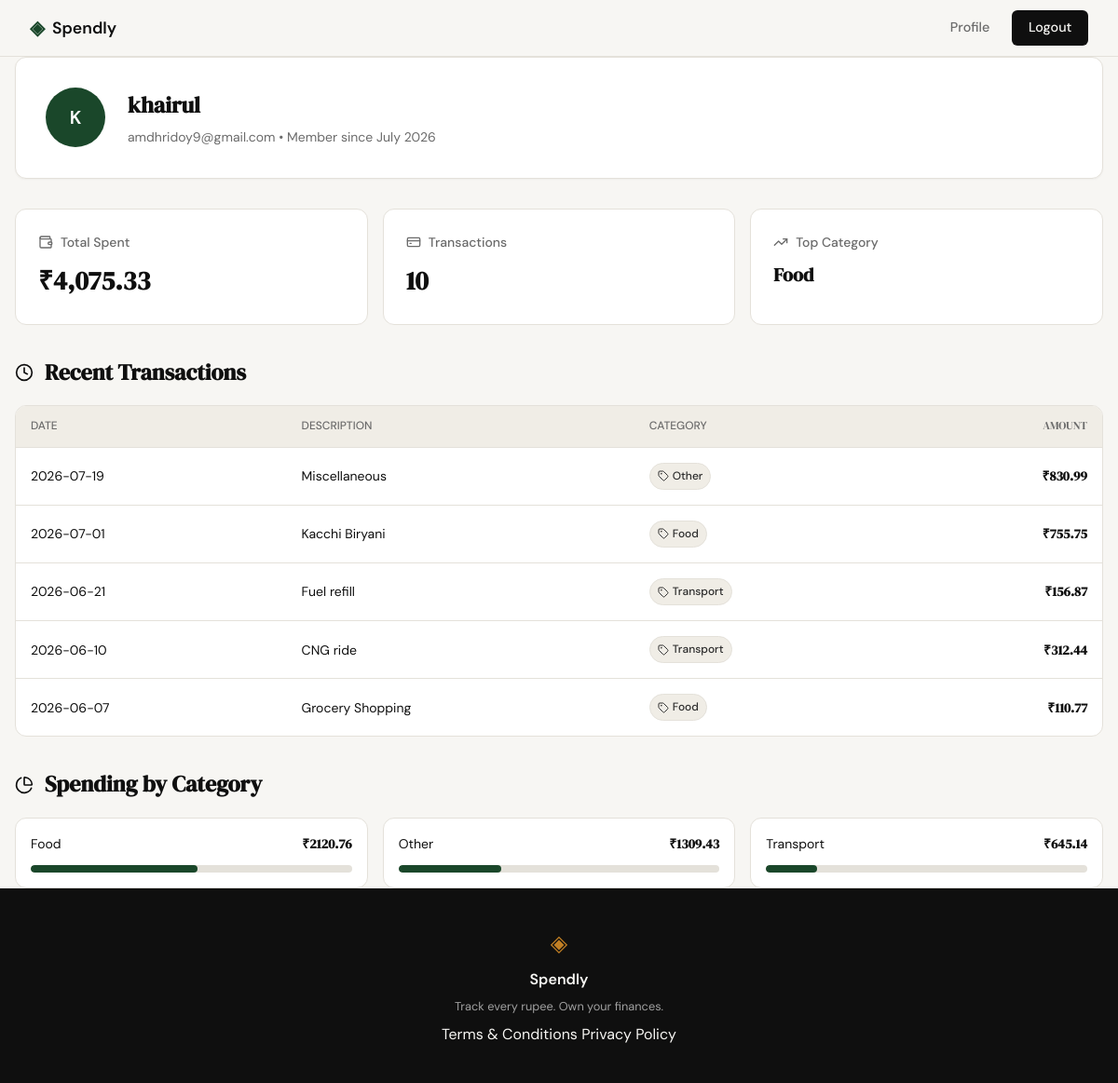
/profile (signed in), run on the app's committed database.
### tables this page shows
CREATE TABLE users (
                id INTEGER PRIMARY KEY AUTOINCREMENT,
                name TEXT NOT NULL,
                email TEXT UNIQUE NOT NULL,
                password_hash TEXT NOT NULL,
                created_at TEXT DEFAULT (datetime('now'))
            );

CREATE TABLE expenses (
                id INTEGER PRIMARY KEY AUTOINCREMENT,
                user_id INTEGER NOT NULL,
                amount REAL NOT NULL,
                category TEXT NOT NULL,
                date TEXT NOT NULL,
                description TEXT,
                created_at TEXT DEFAULT (datetime('now')),
                FOREIGN KEY (user_id) REFERENCES users (id)
            );

### app.py (the view)
@app.route("/profile")
@login_required
def profile():
    user_id = session.get('user_id')
    user = get_user_by_id(user_id)
    stats = get_user_stats(user_id)
    transactions = get_user_transactions(user_id)
    categories = get_category_breakdown(user_id)
    if not user:
        abort(404)
    try:
        dt = datetime.strptime(user['created_at'], '%Y-%m-%d %H:%M:%S')
        member_since = dt.strftime('%B %Y')
    except (ValueError, TypeError):
        member_since = "Unknown"
    user_data = {
        "name": user['name'],
        "email": user['email'],
        "member_since": member_since
    }
    summary_stats = {
        "total_spent": f"{stats['total_spent']:,.2f}",
        "transaction_count": stats['transaction_count'],
        "top_category": stats['top_category'] or "N/A"
    }
    return render_template(
        "profile.html",
        user=user_data,
        stats=summary_stats,
        transactions=transactions,
        categories=categories
    )

### app.py (called while the page is built)
def login_required(f):
    @wraps(f)
    def decorated_function(*args, **kwargs):
        if 'user_id' not in session:
            flash("Please sign in to access this page", "error")
            return redirect(url_for('login'))
        return f(*args, **kwargs)
    return decorated_function

### database/db.py (called while the page is built)
def get_db():
    conn = sqlite3.connect(DB_PATH)
    conn.row_factory = sqlite3.Row
    conn.execute("PRAGMA foreign_keys = ON")
    return conn

def get_user_by_id(user_id):
    with get_db() as conn:
        return conn.execute("SELECT * FROM users WHERE id = ?", (user_id,)).fetchone()

def get_user_stats(user_id):
    with get_db() as conn:
        res_total = conn.execute("SELECT SUM(amount) as total FROM expenses WHERE user_id = ?", (user_id,)).fetchone()
        total_spent = res_total['total'] if res_total and res_total['total'] is not None else 0.0
        res_count = conn.execute("SELECT COUNT(*) as count FROM expenses WHERE user_id = ?", (user_id,)).fetchone()
        transaction_count = res_count['count'] if res_count else 0
        res_top = conn.execute(
            "SELECT category FROM expenses WHERE user_id = ? GROUP BY category ORDER BY SUM(amount) DESC LIMIT 1",
            (user_id,)
        ).fetchone()
        top_category = res_top['category'] if res_top else None
        return {
            "total_spent": total_spent,
            "transaction_count": transaction_count,
            "top_category": top_category
        }

def get_user_transactions(user_id, limit=5):
    with get_db() as conn:
        return conn.execute(
            "SELECT date, description, category, amount FROM expenses WHERE user_id = ? ORDER BY date DESC LIMIT ?",
            (user_id, limit)
        ).fetchall()

def get_category_breakdown(user_id):
    with get_db() as conn:
        rows = conn.execute(
            "SELECT category, SUM(amount) as total FROM expenses WHERE user_id = ? GROUP BY category",
            (user_id,)
        ).fetchall()
        if not rows:
            return []
        grand_total = sum(row['total'] for row in rows)
        breakdown = []
        for row in rows:
            percentage = (row['total'] / grand_total * 100) if grand_total > 0 else 0
            breakdown.append({
                "category": row['category'],
                "amount": row['total'],
                "percentage": round(percentage, 1)
            })
        return breakdown

### templates/profile.html (shortened to what this page needs)
{% extends "base.html" %}
{% block head %}
<link rel="stylesheet" href="{{ url_for('static', filename='css/profile.css') }}">
{% endblock %}
{% block content %}
<div class="profile-container">
    <header class="user-card">
        <div class="user-avatar">
            {{ user.name[0] }}
        </div>
        <div class="user-details">
            <h1>{{ user.name }}</h1>
            <p>{{ user.email }} &bull; Member since {{ user.member_since }}</p>
        </div>
    </header>
    <section class="stats-grid">
        <div class="stat-card">
            <div class="stat-header">
                <i data-lucide="wallet" style="width:16px; height:16px;"></i>
                Total Spent
            </div>
            <div class="stat-value">₹{{ stats.total_spent }}</div>
        </div>
        <div class="stat-card">
            <div class="stat-header">
                <i data-lucide="credit-card" style="width:16px; height:16px;"></i>
                Transactions
            </div>
            <div class="stat-value">{{ stats.transaction_count }}</div>
        </div>
        <div class="stat-card">
            <div class="stat-header">
                <i data-lucide="trending-up" style="width:16px; height:16px;"></i>
                Top Category
            </div>
            <div class="stat-value" style="font-size: 1.25rem;">{{ stats.top_category }}</div>
        </div>
    </section>
    <section>
        <div class="section-header">
            <i data-lucide="clock" style="width:20px; height:20px;"></i>
            <h2>Recent Transactions</h2>
        </div>
        <div class="tx-card">
            {% if transactions %}
            <table class="tx-table">
                <thead>
                    <tr>
                        <th>Date</th>
                        <th>Description</th>
                        <th>Category</th>
                        <th class="amount-cell">Amount</th>
                    </tr>
                </thead>
                <tbody>
                    {% for tx in transactions %}
                    <tr>
                        <td>{{ tx.date }}</td>
                        <td>{{ tx.description }}</td>
                        <td>
                            <span class="category-badge">
                                <i data-lucide="tag" style="width:12px; height:12px;"></i>
                                {{ tx.category }}
                            </span>
                        </td>
                        <td class="amount-cell">₹{{ tx.amount }}</td>
                    </tr>
                    {% endfor %}
                </tbody>
            </table>
            {% else %}
            <div class="empty-state">
                <p>No transactions found. Start adding expenses to see your history!</p>
            </div>
            {% endif %}
        </div>
    </section>
    <section>
        <div class="section-header">
            <i data-lucide="pie-chart" style="width:20px; height:20px;"></i>
            <h2>Spending by Category</h2>
        </div>
        <div class="category-grid">
            {% for cat in categories %}
            <div class="cat-item">
                <div class="cat-info">
                    <span>{{ cat.category }}</span>
                    <span class="amount-cell">₹{{ cat.amount }}</span>
                </div>
                <div class="cat-bar-bg">
                    <div class="cat-bar-fill" style="width: {{ cat.percentage }}%;"></div>
                </div>
            </div>
            {% endfor %}
        </div>
    </section>
</div>
{% endblock %}

### templates/base.html (shortened to what this page needs)
<!DOCTYPE html>
<html lang="en">
<head>
    <link rel="stylesheet" href="{{ url_for('static', filename='css/style.css') }}">
    {% block head %}{% endblock %}
</head>
<body>
    <nav class="navbar">
        <div class="nav-inner">
            <a href="{{ url_for('landing') }}" class="nav-brand">
                <span class="brand-icon">◈</span>
                <span class="brand-name">Spendly</span>
            </a>
            <div class="nav-links">
                {% if session.get('user_id') %}
                    <a href="{{ url_for('profile') }}">Profile</a>
                    <a href="{{ url_for('logout') }}" class="nav-cta">Logout</a>
                {% else %}
                    <a href="{{ url_for('login') }}">Sign in</a>
                    <a href="{{ url_for('register') }}" class="nav-cta">Get started</a>
                {% endif %}
            </div>
        </div>
    </nav>
    <main class="main-content">
        {% block content %}{% endblock %}
    </main>
    <footer class="footer">
        <div class="footer-inner">
            <span class="brand-icon">◈</span>
            <span class="footer-name">Spendly</span>
            <p class="footer-copy">Track every rupee. Own your finances.</p>
            <div class="footer-links">
                <a href="{{ url_for('terms') }}">Terms & Conditions</a>
                <a href="{{ url_for('privacy') }}">Privacy Policy</a>
            </div>
        </div>
    </footer>
</body>
</html>

### static/css/style.css (style rules this page uses)
:root { --ink: #0f0f0f; --ink-soft: #2d2d2d; --ink-muted: #6b6b6b; --ink-faint: #a0a0a0; --paper: #f7f6f3; --paper-warm: #f0ede6; --paper-card: #ffffff; --accent: #1a472a; --accent-light: #e8f0eb; --accent-2: #c17f24; --accent-2-light: #fdf3e3; --danger: #c0392b; --danger-light: #fdecea; --border: #e4e1da; --border-soft: #eeebe4; --font-display: 'DM Serif Display', Georgia, serif; --font-body: 'DM Sans', system-ui, sans-serif; --max-width: 1200px; --auth-width: 440px; --radius-sm: 6px; --radius-md: 12px; --radius-lg: 20px; }
*, *::before, *::after { box-sizing: border-box; margin: 0; padding: 0; }
html { font-size: 16px; scroll-behavior: smooth; }
body { background: var(--paper); color: var(--ink); font-family: var(--font-body); font-size: 1rem; line-height: 1.6; -webkit-font-smoothing: antialiased; }
a { color: inherit; text-decoration: none; }
.navbar { position: sticky; top: 0; z-index: 100; background: var(--paper); border-bottom: 1px solid var(--border); padding: 0 2rem; }
.nav-inner { max-width: var(--max-width); margin: 0 auto; height: 60px; display: flex; align-items: center; justify-content: space-between; }
.nav-brand { display: flex; align-items: center; gap: 0.5rem; font-family: var(--font-body); font-weight: 600; font-size: 1.1rem; color: var(--ink); }
.brand-icon { color: var(--accent); font-size: 1.3rem; }
.brand-name { color: var(--ink); }
.nav-links { display: flex; align-items: center; gap: 1.5rem; font-size: 0.9rem; font-weight: 500; }
.nav-links a { color: var(--ink-muted); transition: color 0.2s; }
.nav-cta { background: var(--ink) !important; color: var(--paper) !important; padding: 0.45rem 1.1rem; border-radius: var(--radius-sm); transition: background 0.2s !important; }
.main-content { min-height: calc(100vh - 60px - 100px); }
.footer { background: var(--ink); color: var(--paper); padding: 2.5rem 2rem; text-align: center; }
.footer-inner { display: flex; flex-direction: column; align-items: center; gap: 0.4rem; }
.footer .brand-icon { color: var(--accent-2); font-size: 1.5rem; }
.footer-name { font-weight: 600; font-size: 1rem; }
.footer-copy { font-size: 0.8rem; color: var(--ink-faint); }

### data on the page
users: name "K", name "khairul", email "amdhridoy9@gmail.com"
expenses: date "2026-07-19", description "Miscellaneous", category "Other", amount "830.99"
expenses: date "2026-07-01", description "Kacchi Biryani", category "Food", amount "755.75"
expenses: date "2026-06-21", description "Fuel refill", category "Transport", amount "156.87"
expenses: date "2026-06-10", description "CNG ride", category "Transport", amount "312.44"
expenses: date "2026-06-07", description "Grocery Shopping", category "Food", amount "110.77"

### other printed values
{{ user.member_since }} "July 2026"
{{ stats.total_spent }} "4,075.33"
{{ stats.transaction_count }} "10"
{{ stats.top_category }} "Food"
{{ cat.category }} "Food" "Other" "Transport"
{{ cat.amount }} "2120.76" "1309.43" "645.14"
